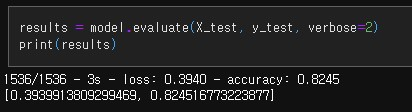
#> input picture GoingDeeper/GD_01_02/image2.jpg, 412 x 112 px, found by its file name
$ jupyter execute --allow-errors ex04.ipynb
#> lines starting #> are read from the running program, lines starting #| are printed output that depends on the picture
[cell 1]
import os
import urllib
import cv2
import numpy as np
from pixellib.semantic import semantic_segmentation
from matplotlib import pyplot as plt

[cell 2]
model_dir = os.getenv('HOME')+'/aiffel/human_segmentation/models'
model_file = os.path.join(model_dir, 'deeplabv3_xception_tf_dim_ordering_tf_kernels.h5')

# PixelLib가 제공하는 모델의 url입니다
model_url = 'https://github.com/ayoolaolafenwa/PixelLib/releases/download/1.1/deeplabv3_xception_tf_dim_ordering_tf_kernels.h5'

# 다운로드를 시작합니다
urllib.request.urlretrieve(model_url, model_file) # urllib 패키지 내에 있는 request 모듈의 urlretrieve 함수를 이용해서 model_url에 있는 파일을 다운로드 해서 model_file 파일명으로 저장
#> (this line was passed over: the network is not available in this run)

#> (a cell that did not finish here is left out)

[cell 4]
img_path = os.getenv('HOME')+'/aiffel/human_segmentation/images/'+'image2.jpg'
background_img_path = os.getenv('HOME')+'/aiffel/human_segmentation/images/'+'volcano.jpg'

[cell 5]
img_orig = cv2.imread(img_path)
#> img_orig is the input picture: shape (112, 412, 3); mean B, G, R 37.5, 37.3, 37.2
img_shape = img_orig.shape[:2]
#> img_shape = (112, 412)
print(img_shape)
#| (112, 412)
background_orig = cv2.imread(background_img_path)
#> (the rest of this cell did not finish here and is left out)

#> (a cell that did not finish here is left out)

#> (a cell that did not finish here is left out)

[cell 8]
seg_color = (128,128,192)
#> (the rest of this cell did not finish here and is left out)

[cell 9]
# 원본이미지를 img_show에 할당한뒤 이미지 사람이 있는 위치와 배경을 분리해서 표현한 color_mask 를 만든뒤 두 이미지를 합쳐서 출력
img_show = img_orig.copy()

# True과 False인 값을 각각 255과 0으로 바꿔줍니다
#> (the rest of this cell did not finish here and is left out)

[cell 10]
# (13,13)은 blurring kernel size를 뜻합니다
# 다양하게 바꿔보세요
img_orig_blur = cv2.blur(img_orig, (13,13))
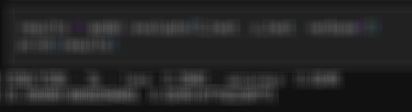
#> img_orig_blur: shape (112, 412, 3); mean B, G, R 37.6, 37.3, 37.3

# plt.imshow(): 저장된 데이터를 이미지의 형식으로 표시한다.
# cv2.cvtColor(입력 이미지, 색상 변환 코드): 입력 이미지의 색상 채널을 변경
# cv2.COLOR_BGR2RGB: 원본이 BGR 순서로 픽셀을 읽다보니
# 이미지 색상 채널을 변경해야함 (BGR 형식을 RGB 형식으로 변경)
plt.imshow(cv2.cvtColor(img_orig_blur, cv2.COLOR_BGR2RGB))
plt.show()

#> (a cell that did not finish here is left out)

#> (a cell that did not finish here is left out)

[cell 13]
def make_model():
    # 모델을 return하는 함수
    model_dir = os.getenv('HOME')+'/aiffel/human_segmentation/models'
    model_file = os.path.join(model_dir, 'deeplabv3_xception_tf_dim_ordering_tf_kernels.h5')

    # PixelLib가 제공하는 모델의 url입니다
    model_url = 'https://github.com/ayoolaolafenwa/PixelLib/releases/download/1.1/deeplabv3_xception_tf_dim_ordering_tf_kernels.h5'

    # 다운로드를 시작합니다
    urllib.request.urlretrieve(model_url, model_file) # urllib 패키지 내에 있는 request 모듈의 urlretrieve 함수를 이용해서 model_url에 있는 파일을 다운로드 해서 model_file 파일명으로 저장
#> (this line was passed over: the network is not available in this run)

    model = semantic_segmentation() #PixelLib 라이브러리 에서 가져온 클래스를 가져와서 semantic segmentation을 수행하는 클래스 인스턴스를 만듬
    model.load_pascalvoc_model(model_file) # pascal voc에 대해 훈련된 예외 모델(model_file)을 로드하는 함수를 호출

    return model

[cell 14]
# [10 lines left out: function find_colormap, not called in this run]

[cell 15]
def make_blur(img, size=13):
    # 블러 처리를 수행하는 함수
    return cv2.blur(img, (size,size))

[cell 16]
# [38 lines left out: function make_background, not called in this run]

#> (a cell that did not finish here is left out)

[cell 18]
img_paths = [os.getenv('HOME')+'/aiffel/human_segmentation/images/'+img_name+'.jpg'
             for img_name in ['image1','image2','image3']]
#> (the rest of this cell did not finish here and is left out)

[cell 19]
img_paths = [os.getenv('HOME')+'/aiffel/human_segmentation/images/'+img_name+'.jpg'
             for img_name in ['cat']]
#> img_paths = 1 item
#> (the rest of this cell did not finish here and is left out)

    make_background(my_model, img_path, background_img, cat_mode=True)

[cell 20]
img_paths = [os.getenv('HOME')+'/aiffel/human_segmentation/images/'+img_name+'.jpg'
             for img_name in ['image1', 'image2', 'image3']]
#> img_paths = 3 items
background_img_path = os.getenv('HOME')+'/aiffel/human_segmentation/images/'+'skyblue.jpg'
background_img = cv2.imread(background_img_path)
#> (the rest of this cell did not finish here and is left out)


$ run again, with GoingDeeper/GD_01_02/image1.jpg copied over GoingDeeper/GD_01_02/image2.jpg
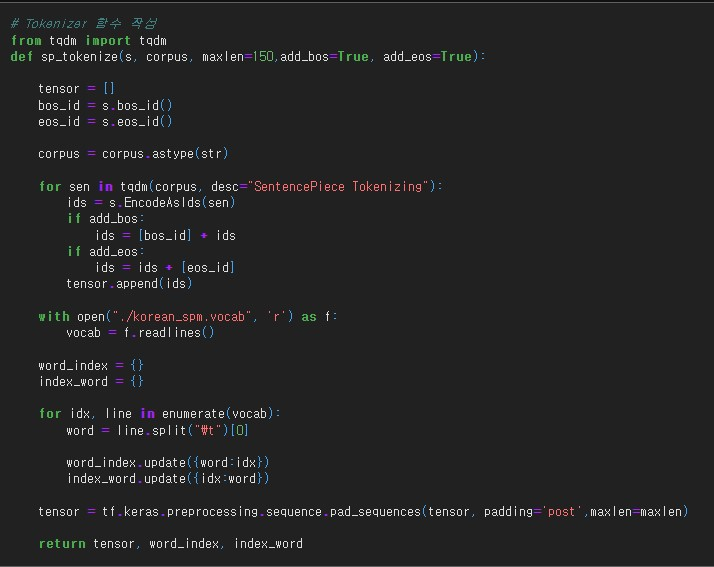
#> input picture GoingDeeper/GD_01_02/image1.jpg, 714 x 567 px, found by its file name
#> img_orig is the input picture: shape (567, 714, 3); mean B, G, R 37.1, 36.9, 36.9
#| (567, 714)
#> `img_orig_blur = cv2.blur(img_orig, (13,13))`:
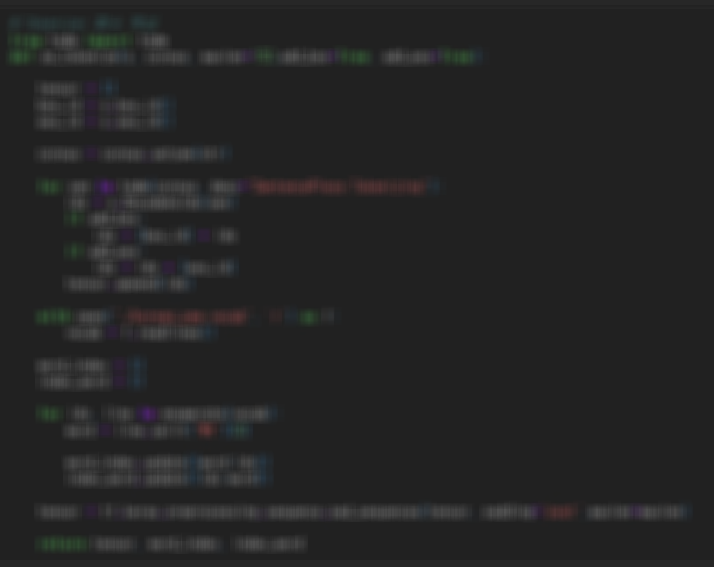
#> img_orig_blur: shape (567, 714, 3); mean B, G, R 37, 36.9, 36.9
#> `img_paths = [os.getenv('HOME')+'/aiffel/human_segmentation/images/'+im..`: img_paths = 1 item
#> `img_paths = [os.getenv('HOME')+'/aiffel/human_segmentation/images/'+im..`: img_paths = 3 items

$ run again, with GoingDeeper/GD_01_02/image3.jpg copied over GoingDeeper/GD_01_02/image2.jpg
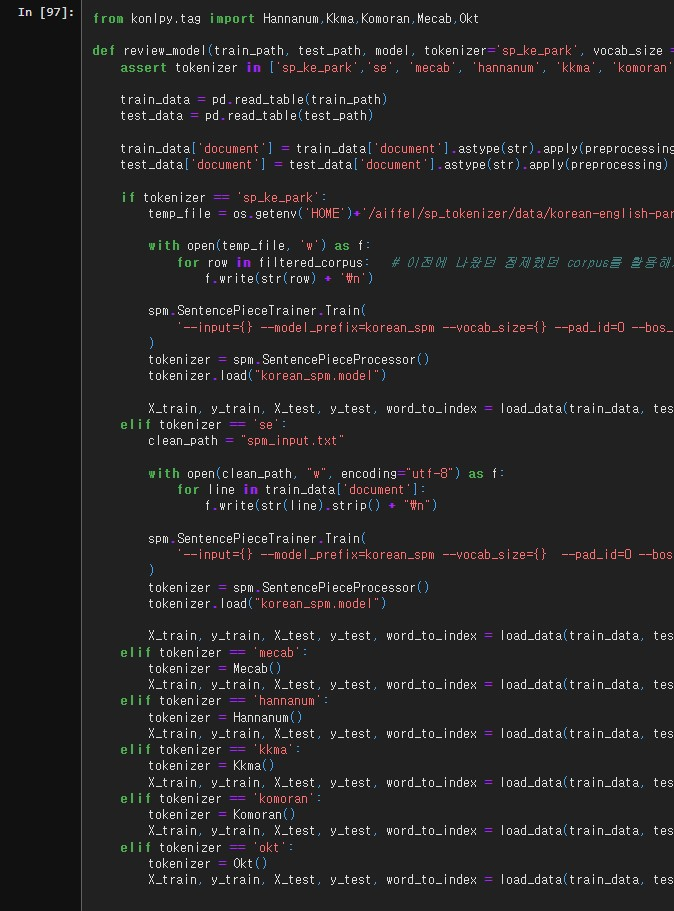
#> input picture GoingDeeper/GD_01_02/image3.jpg, 674 x 911 px, found by its file name
#> img_orig is the input picture: shape (911, 674, 3); mean B, G, R 37.8, 37.6, 38.6
#| (911, 674)
#> `img_orig_blur = cv2.blur(img_orig, (13,13))`:
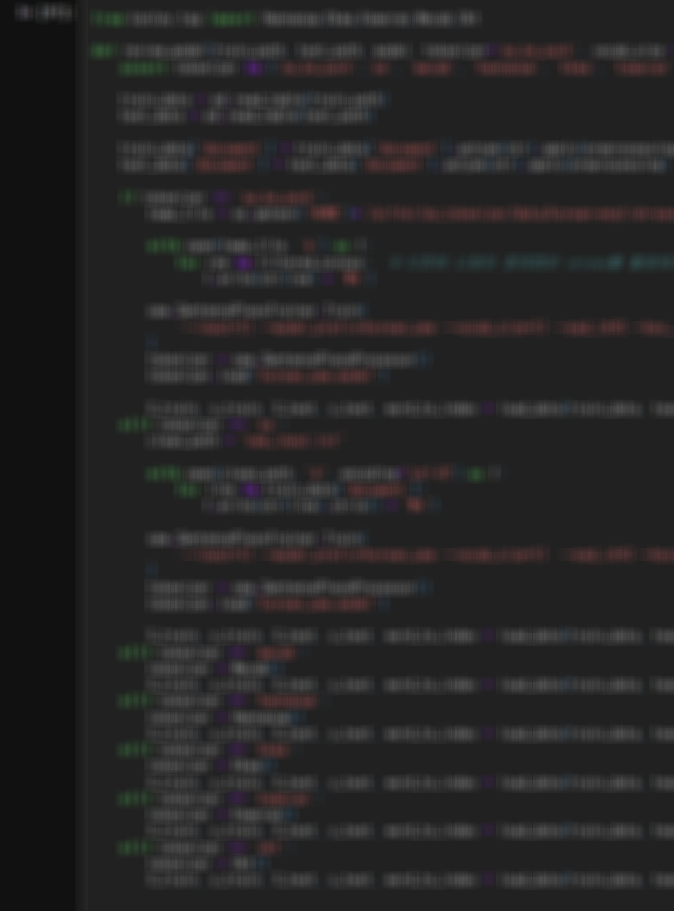
#> img_orig_blur: shape (911, 674, 3); mean B, G, R 37.8, 37.6, 38.6
#> `img_paths = [os.getenv('HOME')+'/aiffel/human_segmentation/images/'+im..`: img_paths = 1 item
#> `img_paths = [os.getenv('HOME')+'/aiffel/human_segmentation/images/'+im..`: img_paths = 3 items

$ run again, with GoingDeeper/GD_01_02/image5.jpg copied over GoingDeeper/GD_01_02/image2.jpg
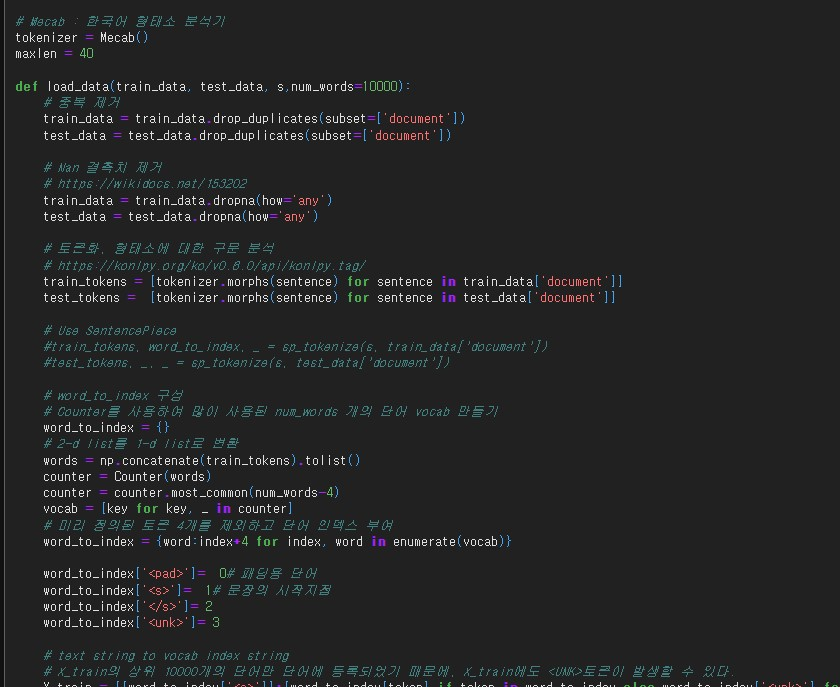
#> input picture GoingDeeper/GD_01_02/image5.jpg, 840 x 687 px, found by its file name
#> img_orig is the input picture: shape (687, 840, 3); mean B, G, R 38.1, 37.8, 36.9
#| (687, 840)
#> `img_orig_blur = cv2.blur(img_orig, (13,13))`:
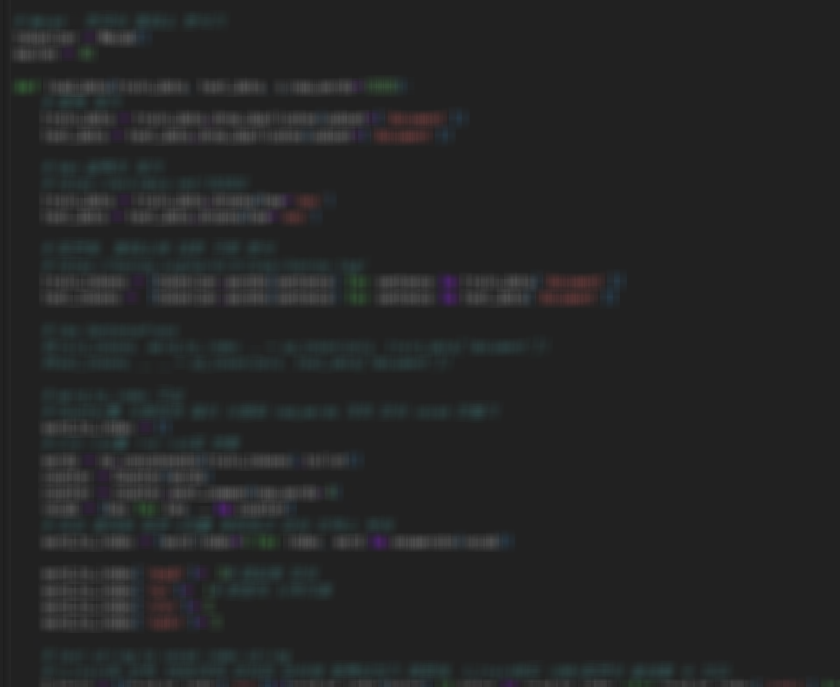
#> img_orig_blur: shape (687, 840, 3); mean B, G, R 38.1, 37.8, 36.9
#> `img_paths = [os.getenv('HOME')+'/aiffel/human_segmentation/images/'+im..`: img_paths = 1 item
#> `img_paths = [os.getenv('HOME')+'/aiffel/human_segmentation/images/'+im..`: img_paths = 3 items
